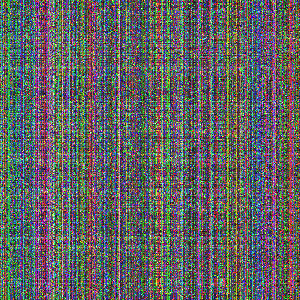
%> input picture 混沌算法加密图像/James1.bmp, 300 x 300 px
$ octave MY_ENCODING.m   (GNU Octave 9; MATLAB toolbox functions it lacks are replaced by stand-ins)
%> lines starting %> are read from the running program, lines starting %| are printed output that depends on the picture
clc,close all;
clear;
image = imread('James1.bmp');
%> image is the input picture: size 300x300x3 uint8; mean R, G, B 97.6, 97.8, 98.3
image = imnoise(image, 'salt & pepper', 0.1);
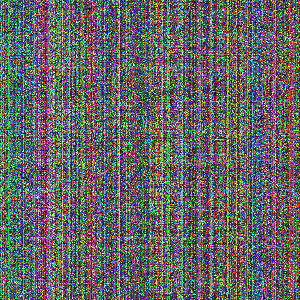
%> image: size 300x300x3 uint8; mean R, G, B 100.8, 100.8, 101.1

%figure(1);subplot(211);imhist(image);title('加密的灰度直方图')

figure(2);subplot(131);imshow(image)
title('加密图')

[M,N]   = size(image);
%> M = 300; N = 900

%加载秘钥
load('key1.mat');
Mchange = [1:1:M;Rm];
Nchange = [1:1:N;Rn];
image (:,Nchange(2,:)) = image (:,Nchange(1,:));
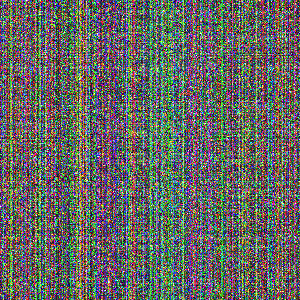
%> image: size 300x300x3 uint8; mean R, G, B 101.4, 102.4, 98.9
figure(2);subplot(132); imshow(image);title('行解密后图像')

image (Mchange(2,:),:) = image (Mchange(1,:),:);
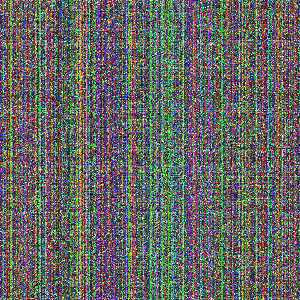
%> image: size 300x300x3 uint8; mean R, G, B 101.4, 102.4, 98.9; mean of the top-left, top-right, bottom-left and bottom-right quarters 99.9, 101.2, 100.5, 102
figure(2);subplot(133);imshow(image);title('解密后图像')
%figure(1);subplot(212);imhist(image);title('解密后图像的灰度直方图')
imwrite(image,'James1.jpg');
